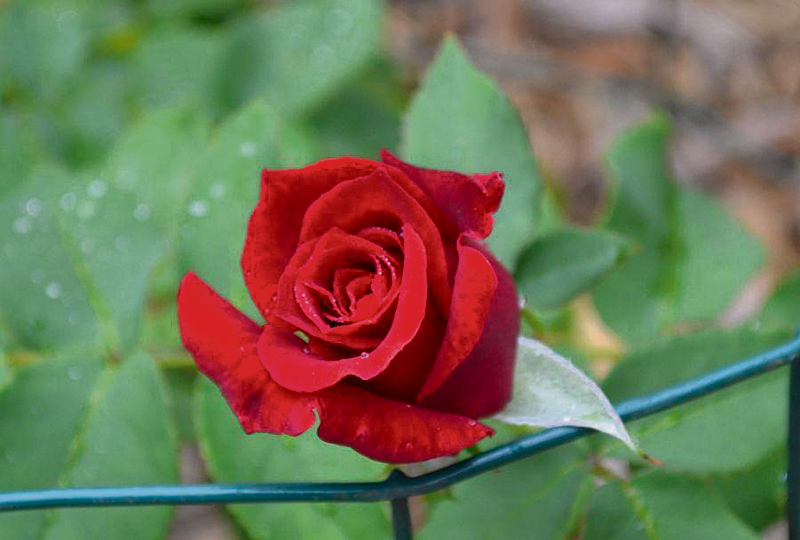
#> input picture slides/01.dasar_pengolahan_citra_digital/dataset/rose.png, 800 x 540 px
$ python 05.pillow_negating.py
#> lines starting #> are read from the running program, lines starting #| are printed output that depends on the picture
"""
script ini akan melakukan negating terhadap citra dengan menggunakan library pillow
penjelasan lebih detil dapat dibaca di file html atau python notebook yang telah disediakan
"""

from PIL import Image
import matplotlib.pylab as plt

im = Image.open('../dataset/rose.png')
#> im is the input picture: PIL image 800x540 RGB; mean R, G, B 111.9, 115.3, 87.1
im_t = im.point(lambda x: 255 - x)
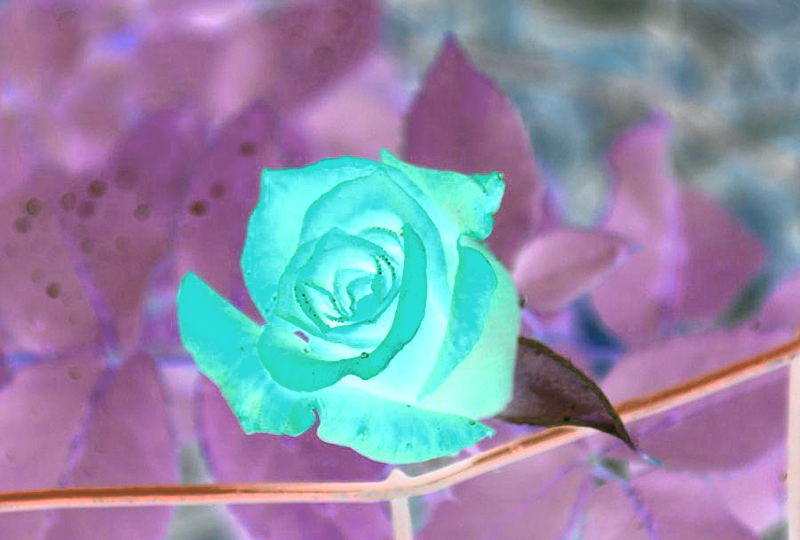
#> im_t: PIL image 800x540 RGB; mean R, G, B 143.1, 139.7, 167.9

plt.subplot(121)
plt.imshow(im), plt.title('original')
plt.subplot(122)
plt.imshow(im_t), plt.title('negate')
plt.show()
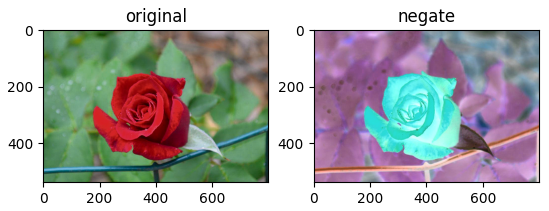
#> figure drawn by matplotlib, 2 panels

$ run again, with slides/01.dasar_pengolahan_citra_digital/dataset/flower.png copied over slides/01.dasar_pengolahan_citra_digital/dataset/rose.png
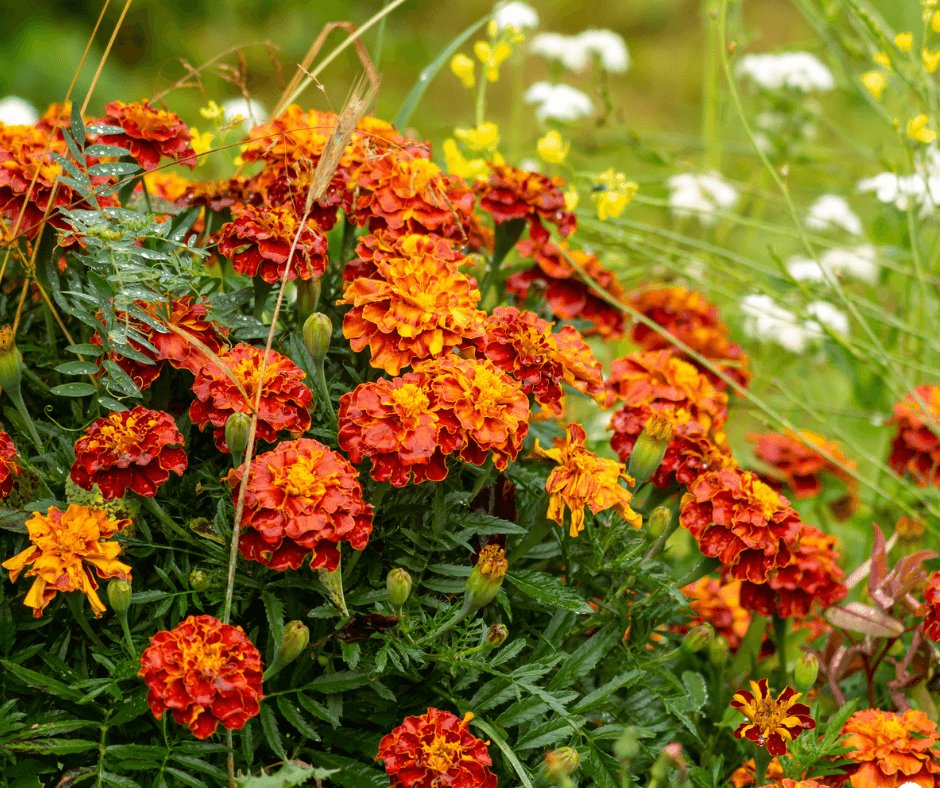
#> input picture slides/01.dasar_pengolahan_citra_digital/dataset/flower.png, 940 x 788 px
#> im is the input picture: PIL image 940x788 P; mean R, G, B 133.8, 104.7, 33.4
#> `im_t = im.point(lambda x: 255 - x)`:
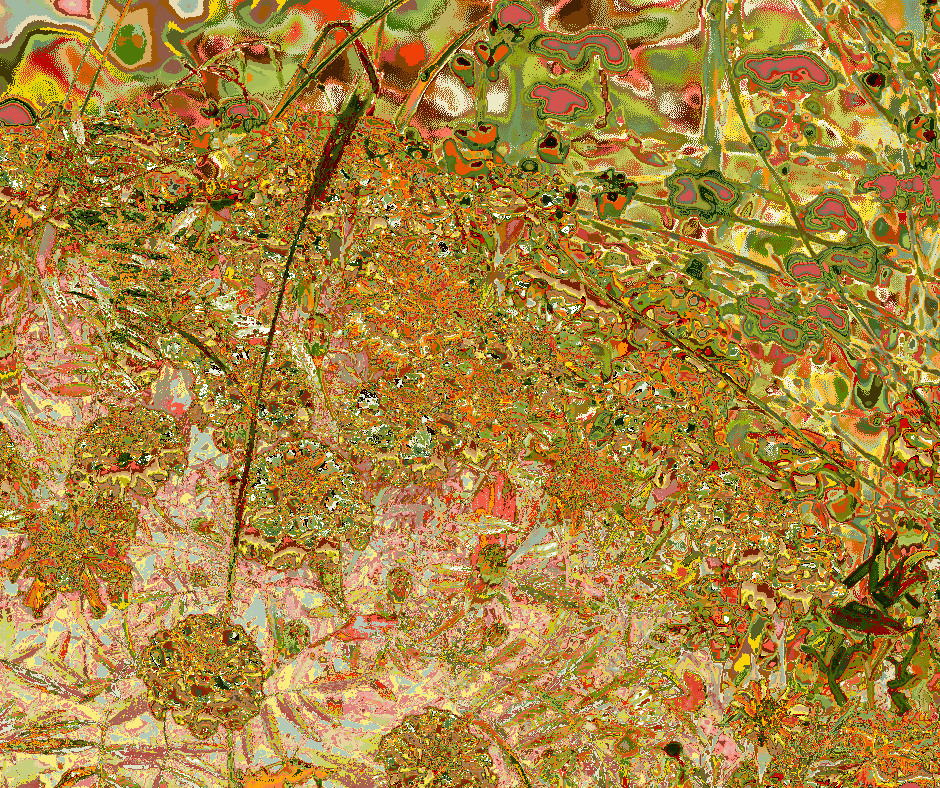
#> im_t: PIL image 940x788 P; mean R, G, B 169.3, 132.5, 60.8
#> `plt.show()`:
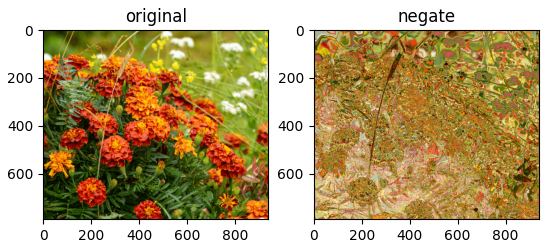
#> figure drawn by matplotlib, 2 panels

$ run again, with slides/01.dasar_pengolahan_citra_digital/dataset/ishihara.png copied over slides/01.dasar_pengolahan_citra_digital/dataset/rose.png
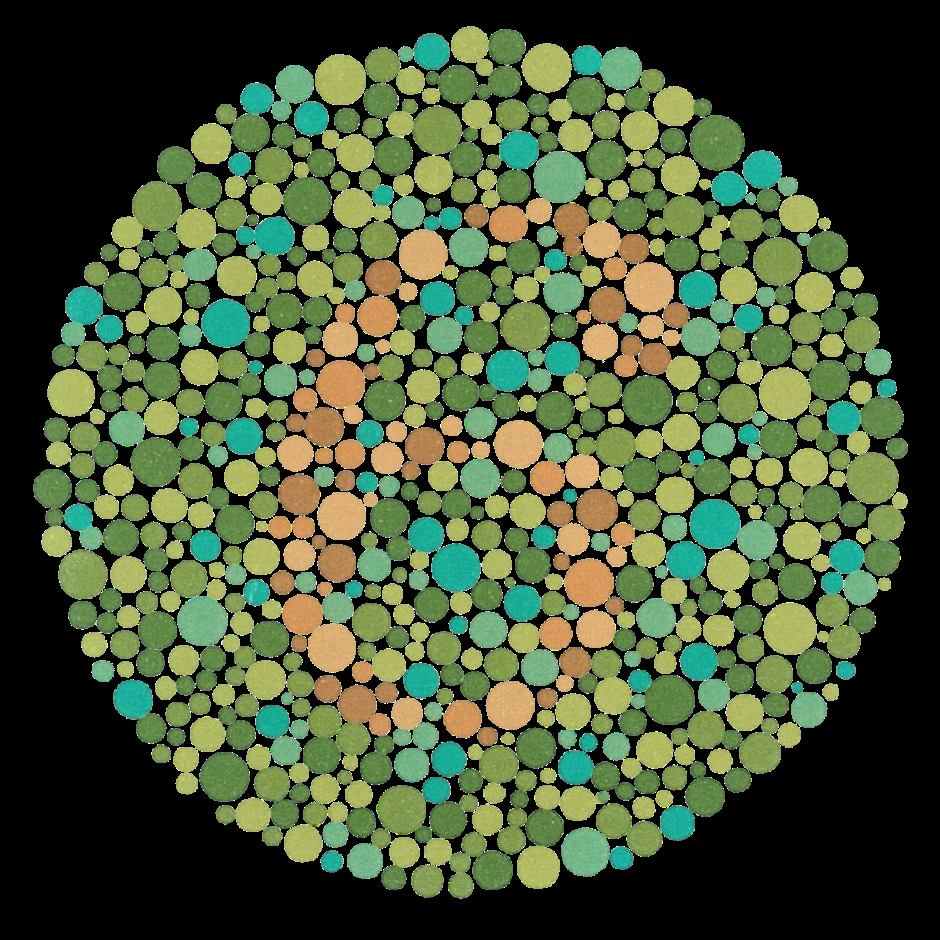
#> input picture slides/01.dasar_pengolahan_citra_digital/dataset/ishihara.png, 940 x 940 px
#> im is the input picture: PIL image 940x940 RGB; mean R, G, B 70.4, 85.6, 53.4
#> `im_t = im.point(lambda x: 255 - x)`:
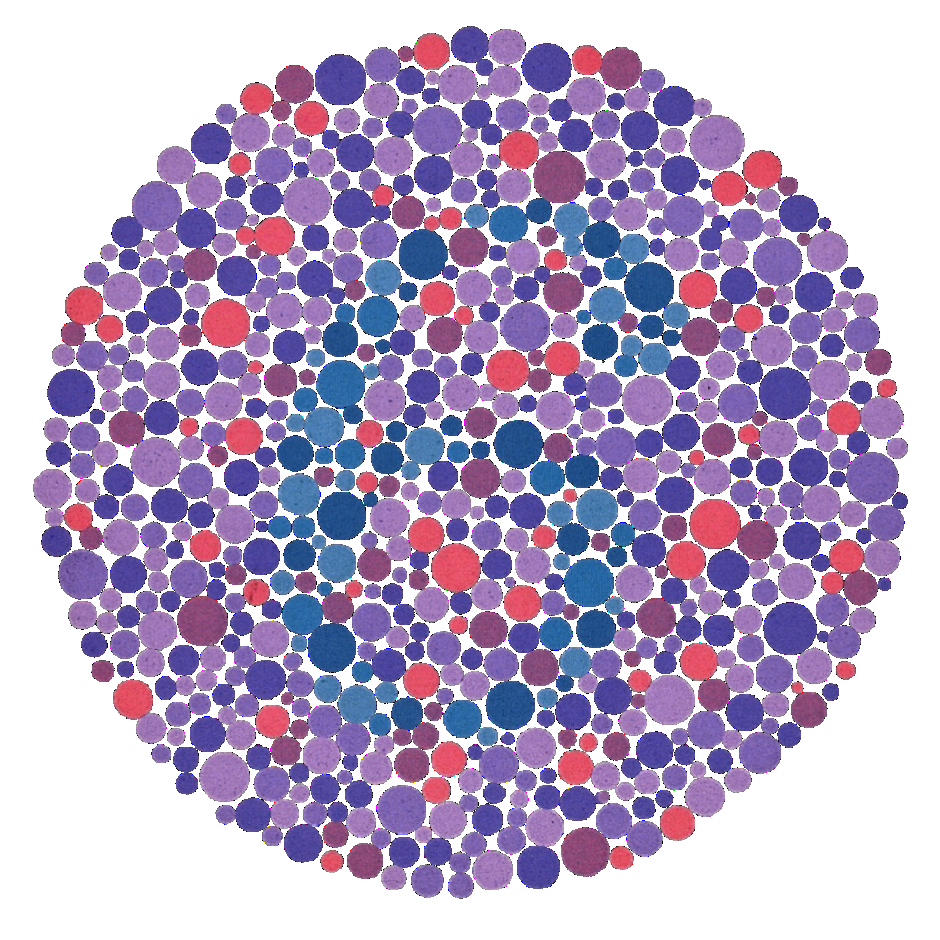
#> im_t: PIL image 940x940 RGB; mean R, G, B 184.6, 169.4, 201.6
#> `plt.show()`:
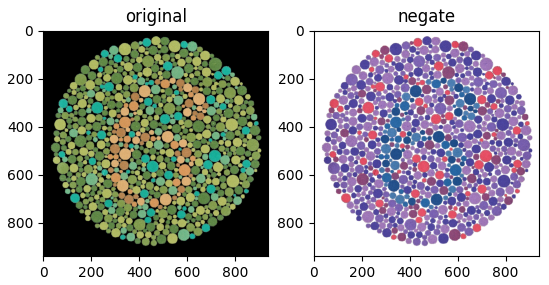
#> figure drawn by matplotlib, 2 panels
